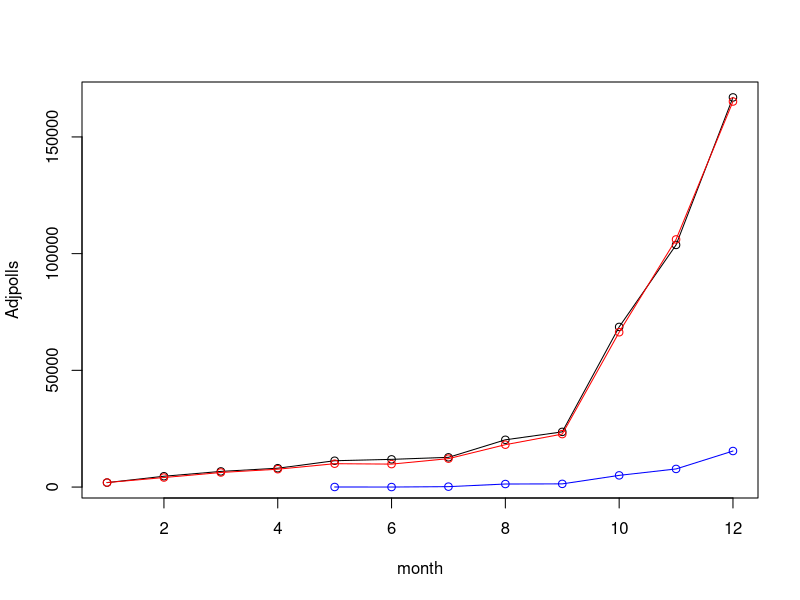

This figure's R source:
library(sqldf)
getwd()
election <- read.csv("presidential_polls.csv") 
levels(election$state)

clinton <- subset(election,select = c(enddate, adjpoll_clinton))
clintonByMonth<- clinton[order(as.Date(clinton$enddate, format="%m/%d/%Y")),]
clintonTest <- subset(clintonByMonth, select = c(adjpoll_clinton))

clinton1<- sqldf("select sum(adjpoll_clinton) from clinton where enddate like '11%15'")
clinton2<- sqldf("select sum(adjpoll_clinton) from clinton where enddate like '12%15'")
clinton3<- sqldf("select sum(adjpoll_clinton) from clinton where enddate like '1/%16'")
clinton4<- sqldf("select sum(adjpoll_clinton) from clinton where enddate like '2%16'")
clinton5<- sqldf("select sum(adjpoll_clinton) from clinton where enddate like '3%16'")
clinton6<- sqldf("select sum(adjpoll_clinton) from clinton where enddate like '4%16'")
clinton7<- sqldf("select sum(adjpoll_clinton) from clinton where enddate like '5%16'")
clinton8<- sqldf("select sum(adjpoll_clinton) from clinton where enddate like '6%16'")
clinton9<- sqldf("select sum(adjpoll_clinton) from clinton where enddate like '7%16'")
clinton10<- sqldf("select sum(adjpoll_clinton) from clinton where enddate like '8%16'")
clinton11<- sqldf("select sum(adjpoll_clinton) from clinton where enddate like '9%16'")
clinton12<- sqldf("select sum(adjpoll_clinton) from clinton where enddate like '10%16'")

v <- c(clinton1,clinton2,clinton3,clinton4,clinton5,clinton6,clinton7,clinton8,clinton9,clinton10,clinton11,clinton12)
yourvector <- unlist(v)

trump <- subset(election,select = c(enddate, adjpoll_trump))
trump1<- sqldf("select sum(adjpoll_trump) from trump where enddate like '11%15'")
trump2<- sqldf("select sum(adjpoll_trump) from trump where enddate like '12%15'")
trump3<- sqldf("select sum(adjpoll_trump) from trump where enddate like '1/%16'")
trump4<- sqldf("select sum(adjpoll_trump) from trump where enddate like '2%16'")
trump5<- sqldf("select sum(adjpoll_trump) from trump where enddate like '3%16'")
trump6<- sqldf("select sum(adjpoll_trump) from trump where enddate like '4%16'")
trump7<- sqldf("select sum(adjpoll_trump) from trump where enddate like '5%16'")
trump8<- sqldf("select sum(adjpoll_trump) from trump where enddate like '6%16'")
trump9<- sqldf("select sum(adjpoll_trump) from trump where enddate like '7%16'")
trump10<- sqldf("select sum(adjpoll_trump) from trump where enddate like '8%16'")
trump11<- sqldf("select sum(adjpoll_trump) from trump where enddate like '9%16'")
trump12<- sqldf("select sum(adjpoll_trump) from trump where enddate like '10%16'")

vtrump <- c(trump1,trump2,trump3,trump4,trump5,trump6,trump7,trump8,trump9,trump10,trump11,trump12)
trumpVector <- unlist(vtrump)

johnson <- subset(election,select = c(enddate, adjpoll_johnson ))
johnson1<- sqldf("select sum(adjpoll_johnson ) from johnson  where enddate like '11%15'")
johnson2<- sqldf("select sum(adjpoll_johnson ) from johnson  where enddate like '12%15'")
johnson3<- sqldf("select sum(adjpoll_johnson ) from johnson  where enddate like '1/%16'")
johnson4<- sqldf("select sum(adjpoll_johnson ) from johnson  where enddate like '2%16'")
johnson5<- sqldf("select sum(adjpoll_johnson ) from johnson  where enddate like '3%16'")
johnson6<- sqldf("select sum(adjpoll_johnson ) from johnson  where enddate like '4%16'")
johnson7<- sqldf("select sum(adjpoll_johnson ) from johnson  where enddate like '5%16'")
johnson8<- sqldf("select sum(adjpoll_johnson ) from johnson  where enddate like '6%16'")
johnson9<- sqldf("select sum(adjpoll_johnson ) from johnson  where enddate like '7%16'")
johnson10<- sqldf("select sum(adjpoll_johnson ) from johnson  where enddate like '8%16'")
johnson11<- sqldf("select sum(adjpoll_johnson ) from johnson  where enddate like '9%16'")
johnson12<- sqldf("select sum(adjpoll_johnson ) from johnson  where enddate like '10%16'")

vjohnson  <- c(johnson1,johnson2,johnson3,johnson4,johnson5,johnson6,johnson7,johnson8,johnson9,johnson10,johnson11,johnson12)
johnsonVector <- unlist(vjohnson )

plot(yourvector,col="black",type = "o",xlab = "month",ylab = "Adjpolls")
lines(trumpVector,type="o",col="red")
lines(johnsonVector,type="o",col="blue")
